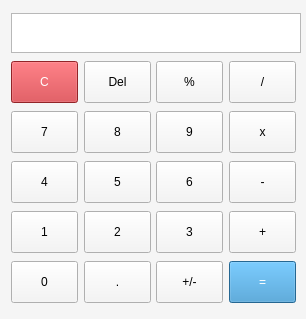
<?xml version="1.0" encoding="UTF-8"?>
<ui version="4.0">
 <class>MainWindow</class>
 <widget class="QMainWindow" name="MainWindow">
  <property name="enabled">
   <bool>true</bool>
  </property>
  <property name="geometry">
   <rect>
    <x>0</x>
    <y>0</y>
    <width>306</width>
    <height>319</height>
   </rect>
  </property>
  <property name="sizePolicy">
   <sizepolicy hsizetype="Fixed" vsizetype="Fixed">
    <horstretch>0</horstretch>
    <verstretch>0</verstretch>
   </sizepolicy>
  </property>
  <property name="minimumSize">
   <size>
    <width>306</width>
    <height>319</height>
   </size>
  </property>
  <property name="maximumSize">
   <size>
    <width>16777215</width>
    <height>16777215</height>
   </size>
  </property>
  <property name="windowTitle">
   <string>Calculator</string>
  </property>
  <property name="styleSheet">
   <string notr="true">background-color: #f5f5f5;
color: rgb(0, 0, 0);
</string>
  </property>
  <widget class="QWidget" name="centralWidget">
   <property name="sizePolicy">
    <sizepolicy hsizetype="Fixed" vsizetype="Fixed">
     <horstretch>0</horstretch>
     <verstretch>0</verstretch>
    </sizepolicy>
   </property>
   <property name="styleSheet">
    <string notr="true">QPushButton {
min-width: 65;
min-height: 40;
max-width: 65;
max-height: 40;
}</string>
   </property>
   <layout class="QVBoxLayout" name="verticalLayout">
    <item>
     <widget class="QLabel" name="displayPanel">
      <property name="minimumSize">
       <size>
        <width>290</width>
        <height>40</height>
       </size>
      </property>
      <property name="maximumSize">
       <size>
        <width>16777215</width>
        <height>40</height>
       </size>
      </property>
      <property name="font">
       <font>
        <family>Open Sans</family>
        <pointsize>20</pointsize>
        <weight>50</weight>
        <italic>false</italic>
        <bold>false</bold>
        <kerning>true</kerning>
       </font>
      </property>
      <property name="layoutDirection">
       <enum>Qt::LeftToRight</enum>
      </property>
      <property name="styleSheet">
       <string notr="true">border: 1 solid #b8b8b8;
background-color: #fff;</string>
      </property>
      <property name="text">
       <string/>
      </property>
      <property name="scaledContents">
       <bool>true</bool>
      </property>
      <property name="alignment">
       <set>Qt::AlignRight|Qt::AlignTrailing|Qt::AlignVCenter</set>
      </property>
      <property name="wordWrap">
       <bool>true</bool>
      </property>
      <property name="textInteractionFlags">
       <set>Qt::TextSelectableByKeyboard|Qt::TextSelectableByMouse</set>
      </property>
     </widget>
    </item>
    <item>
     <layout class="QHBoxLayout" name="horizontalLayout_5">
      <item>
       <widget class="QPushButton" name="actionClear">
        <property name="styleSheet">
         <string notr="true">background-color: #cd3238;
color: #ffffff;</string>
        </property>
        <property name="text">
         <string>C</string>
        </property>
       </widget>
      </item>
      <item>
       <widget class="QPushButton" name="actionDel">
        <property name="text">
         <string>Del</string>
        </property>
       </widget>
      </item>
      <item>
       <widget class="QPushButton" name="actionPercent">
        <property name="text">
         <string>%</string>
        </property>
       </widget>
      </item>
      <item>
       <widget class="QPushButton" name="actionDiv">
        <property name="text">
         <string>/</string>
        </property>
        <attribute name="buttonGroup">
         <string notr="true">actionGroup</string>
        </attribute>
       </widget>
      </item>
     </layout>
    </item>
    <item>
     <layout class="QHBoxLayout" name="horizontalLayout_3">
      <item>
       <widget class="QPushButton" name="num7">
        <property name="text">
         <string>7</string>
        </property>
        <attribute name="buttonGroup">
         <string notr="true">numberGroup</string>
        </attribute>
       </widget>
      </item>
      <item>
       <widget class="QPushButton" name="num8">
        <property name="sizePolicy">
         <sizepolicy hsizetype="Fixed" vsizetype="Fixed">
          <horstretch>0</horstretch>
          <verstretch>0</verstretch>
         </sizepolicy>
        </property>
        <property name="text">
         <string>8</string>
        </property>
        <attribute name="buttonGroup">
         <string notr="true">numberGroup</string>
        </attribute>
       </widget>
      </item>
      <item>
       <widget class="QPushButton" name="num9">
        <property name="text">
         <string>9</string>
        </property>
        <attribute name="buttonGroup">
         <string notr="true">numberGroup</string>
        </attribute>
       </widget>
      </item>
      <item>
       <widget class="QPushButton" name="actionMul">
        <property name="text">
         <string>x</string>
        </property>
        <attribute name="buttonGroup">
         <string notr="true">actionGroup</string>
        </attribute>
       </widget>
      </item>
     </layout>
    </item>
    <item>
     <layout class="QHBoxLayout" name="horizontalLayout_2">
      <item>
       <widget class="QPushButton" name="num4">
        <property name="text">
         <string>4</string>
        </property>
        <attribute name="buttonGroup">
         <string notr="true">numberGroup</string>
        </attribute>
       </widget>
      </item>
      <item>
       <widget class="QPushButton" name="num5">
        <property name="text">
         <string>5</string>
        </property>
        <attribute name="buttonGroup">
         <string notr="true">numberGroup</string>
        </attribute>
       </widget>
      </item>
      <item>
       <widget class="QPushButton" name="num6">
        <property name="text">
         <string>6</string>
        </property>
        <attribute name="buttonGroup">
         <string notr="true">numberGroup</string>
        </attribute>
       </widget>
      </item>
      <item>
       <widget class="QPushButton" name="actionMinus">
        <property name="text">
         <string>-</string>
        </property>
        <attribute name="buttonGroup">
         <string notr="true">actionGroup</string>
        </attribute>
       </widget>
      </item>
     </layout>
    </item>
    <item>
     <layout class="QHBoxLayout" name="horizontalLayout">
      <property name="bottomMargin">
       <number>0</number>
      </property>
      <item>
       <widget class="QPushButton" name="num1">
        <property name="sizePolicy">
         <sizepolicy hsizetype="Fixed" vsizetype="Fixed">
          <horstretch>0</horstretch>
          <verstretch>0</verstretch>
         </sizepolicy>
        </property>
        <property name="minimumSize">
         <size>
          <width>67</width>
          <height>42</height>
         </size>
        </property>
        <property name="maximumSize">
         <size>
          <width>67</width>
          <height>42</height>
         </size>
        </property>
        <property name="text">
         <string>1</string>
        </property>
        <attribute name="buttonGroup">
         <string notr="true">numberGroup</string>
        </attribute>
       </widget>
      </item>
      <item>
       <widget class="QPushButton" name="num2">
        <property name="sizePolicy">
         <sizepolicy hsizetype="Fixed" vsizetype="Fixed">
          <horstretch>0</horstretch>
          <verstretch>0</verstretch>
         </sizepolicy>
        </property>
        <property name="text">
         <string>2</string>
        </property>
        <attribute name="buttonGroup">
         <string notr="true">numberGroup</string>
        </attribute>
       </widget>
      </item>
      <item>
       <widget class="QPushButton" name="num3">
        <property name="sizePolicy">
         <sizepolicy hsizetype="Fixed" vsizetype="Fixed">
          <horstretch>0</horstretch>
          <verstretch>0</verstretch>
         </sizepolicy>
        </property>
        <property name="maximumSize">
         <size>
          <width>67</width>
          <height>42</height>
         </size>
        </property>
        <property name="text">
         <string>3</string>
        </property>
        <attribute name="buttonGroup">
         <string notr="true">numberGroup</string>
        </attribute>
       </widget>
      </item>
      <item>
       <widget class="QPushButton" name="actionPlus">
        <property name="text">
         <string>+</string>
        </property>
        <attribute name="buttonGroup">
         <string notr="true">actionGroup</string>
        </attribute>
       </widget>
      </item>
     </layout>
    </item>
    <item>
     <layout class="QHBoxLayout" name="horizontalLayout_4">
      <property name="rightMargin">
       <number>0</number>
      </property>
      <item>
       <widget class="QPushButton" name="num0">
        <property name="text">
         <string>0</string>
        </property>
        <attribute name="buttonGroup">
         <string notr="true">numberGroup</string>
        </attribute>
       </widget>
      </item>
      <item>
       <widget class="QPushButton" name="comma">
        <property name="text">
         <string>.</string>
        </property>
       </widget>
      </item>
      <item>
       <widget class="QPushButton" name="actionSign">
        <property name="text">
         <string>+/-</string>
        </property>
       </widget>
      </item>
      <item>
       <widget class="QPushButton" name="actionCalc">
        <property name="styleSheet">
         <string notr="true">background-color: #3490cd;
color: #ffffff;</string>
        </property>
        <property name="text">
         <string>=</string>
        </property>
       </widget>
      </item>
     </layout>
    </item>
   </layout>
  </widget>
 </widget>
 <layoutdefault spacing="6" margin="11"/>
 <resources/>
 <connections/>
 <buttongroups>
  <buttongroup name="numberGroup"/>
  <buttongroup name="actionGroup"/>
 </buttongroups>
</ui>
